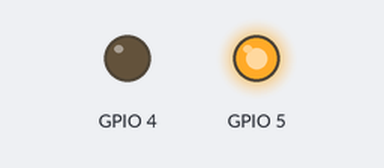
The sketch below on a simulated ESP32. On the bench: output pins drawn as LEDs (lit = HIGH).

Above: at 1.05 s.
At 2.85 s:
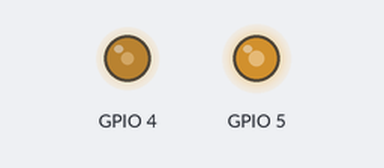
At 3.75 s:
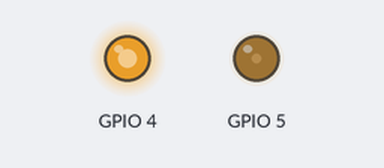
At 4.7 s:
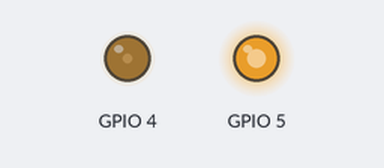
Timing chart, 0 to 7.7 s (numbered marks = the images above):
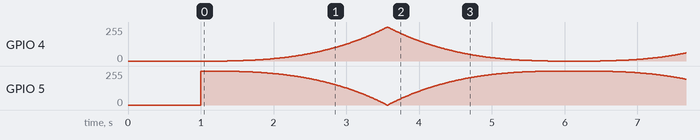

The sketch:

ex06.ino
```cpp
int i=0;
int pwmValue;
float ratio;

void setup(){
  Serial.begin(115200);
  delay(1000);
  ledcAttach(4,5000,8);
  ledcAttach(5,5000,8);
}

void loop(){
  for(i=0;i<=255;i++){
    ratio=(float)i/255.0;
    pwmValue=(int)(pow(ratio,2.8)*255.0);
    ledcWrite(4,pwmValue);
    pwmValue=255-pwmValue;
    ledcWrite(5,pwmValue);
    delay(10);
  }
  for(i=255;i>=0;i--){
    ratio=(float)i/255.0;
    pwmValue=(int)(pow(ratio,2.8)*255.0);
    ledcWrite(4,pwmValue);
    pwmValue=255-pwmValue;
    ledcWrite(5,pwmValue);
    delay(10);
  }
}
```
